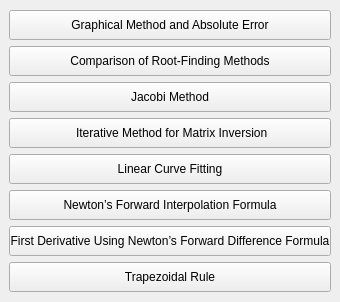
<?xml version="1.0" encoding="UTF-8"?>
<ui version="4.0">
 <class>TaskSelect</class>
 <widget class="QMainWindow" name="TaskSelect">
  <property name="geometry">
   <rect>
    <x>0</x>
    <y>0</y>
    <width>340</width>
    <height>302</height>
   </rect>
  </property>
  <property name="windowTitle">
   <string>Choose task</string>
  </property>
  <widget class="QWidget" name="centralwidget">
   <layout class="QVBoxLayout" name="verticalLayout_2">
    <item>
     <layout class="QVBoxLayout" name="verticalLayout">
      <property name="spacing">
       <number>6</number>
      </property>
      <property name="sizeConstraint">
       <enum>QLayout::SetDefaultConstraint</enum>
      </property>
      <item>
       <widget class="QPushButton" name="graph_button">
        <property name="minimumSize">
         <size>
          <width>320</width>
          <height>30</height>
         </size>
        </property>
        <property name="text">
         <string>Graphical Method and Absolute Error</string>
        </property>
       </widget>
      </item>
      <item>
       <widget class="QPushButton" name="root_button">
        <property name="minimumSize">
         <size>
          <width>320</width>
          <height>30</height>
         </size>
        </property>
        <property name="text">
         <string>Comparison of Root-Finding Methods</string>
        </property>
       </widget>
      </item>
      <item>
       <widget class="QPushButton" name="jacobi_button">
        <property name="minimumSize">
         <size>
          <width>320</width>
          <height>30</height>
         </size>
        </property>
        <property name="text">
         <string>Jacobi Method</string>
        </property>
       </widget>
      </item>
      <item>
       <widget class="QPushButton" name="iterative_button">
        <property name="minimumSize">
         <size>
          <width>320</width>
          <height>30</height>
         </size>
        </property>
        <property name="text">
         <string> Iterative Method for Matrix Inversion</string>
        </property>
       </widget>
      </item>
      <item>
       <widget class="QPushButton" name="linear_curve_button">
        <property name="minimumSize">
         <size>
          <width>320</width>
          <height>30</height>
         </size>
        </property>
        <property name="text">
         <string>Linear Curve Fitting</string>
        </property>
       </widget>
      </item>
      <item>
       <widget class="QPushButton" name="forward_interpolation_button">
        <property name="minimumSize">
         <size>
          <width>320</width>
          <height>30</height>
         </size>
        </property>
        <property name="text">
         <string>Newton’s Forward Interpolation Formula</string>
        </property>
       </widget>
      </item>
      <item>
       <widget class="QPushButton" name="derivative_forward_button">
        <property name="minimumSize">
         <size>
          <width>320</width>
          <height>30</height>
         </size>
        </property>
        <property name="text">
         <string>First Derivative Using Newton’s Forward Difference Formula</string>
        </property>
       </widget>
      </item>
      <item>
       <widget class="QPushButton" name="trapezoidal_button">
        <property name="minimumSize">
         <size>
          <width>320</width>
          <height>30</height>
         </size>
        </property>
        <property name="text">
         <string>Trapezoidal Rule</string>
        </property>
       </widget>
      </item>
     </layout>
    </item>
   </layout>
  </widget>
 </widget>
 <resources/>
 <connections/>
</ui>
